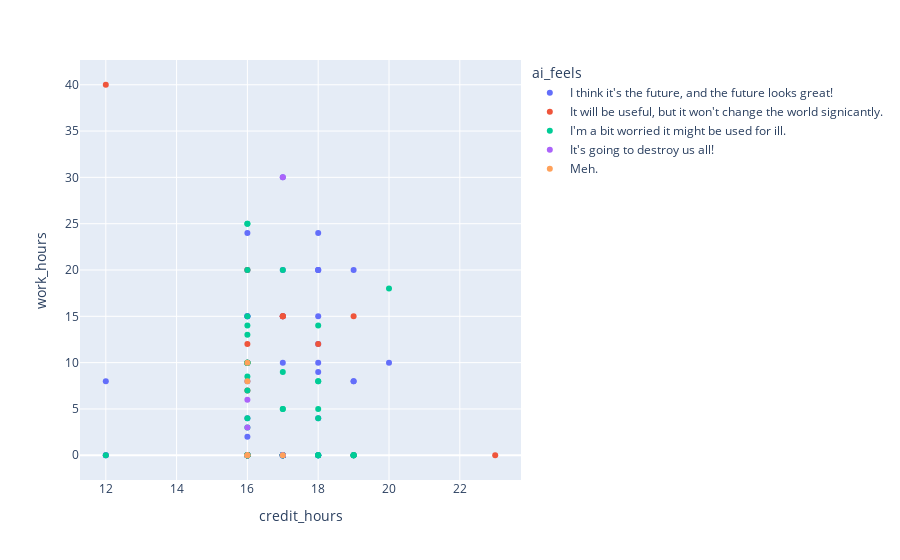

Notebook code for this chart:
### Code cell
px.scatter(data_frame=gtky_nomiss, x = 'credit_hours', y = 'work_hours', color = 'ai_feels')

### Figure 1 — Plotly figure (JSON) as saved in the notebook; plotly's stock layout.template omitted (floating-point values rounded to 4 significant figures)
{"data": [{"hovertemplate": "ai_feels=I think it's the future, and the future looks great!<br>credit_hours=%{x}<br>work_hours=%{y}<extra></extra>", "legendgroup": "I think it's the future, and the future looks great!", "marker": {"color": "#636efa", "symbol": "circle"}, "mode": "markers", "name": "I think it's the future, and the future looks great!", "orientation": "v", "showlegend": true, "type": "scatter", "x": [16, 16, 12, 12, 17, 17, 19, 16, 17, 16, 16, 19, 18, 18, 18, 16, 18, 16, 17, 17, 18, 18, 16, 16, 17, 17, 17, 16, 18, 12, 16, 17, 19, 16, 18, 16, 16, 18, 16, 17, 20, 17, 17, 17, 16, 17, 17, 16, 17, 18, 16, 18, 17, 16, 19, 18, 19, 18, 17, 16, 16, 17, 17, 17, 17, 16, 16], "xaxis": "x", "y": [0, 0, 8, 0, 0, 0, 8, 0, 0, 15, 0, 20, 20, 20, 10, 10, 4, 0, 0, 30, 15, 20, 8, 15, 0, 0, 0, 2, 0, 0, 0, 0, 8, 10, 0, 0, 4, 12, 0, 15, 10, 15, 0, 20, 0, 0, 0, 0, 0, 0, 20, 24, 0, 0, 0, 0, 0, 9, 0, 0, 24, 0, 0, 0, 10, 0, 15], "yaxis": "y"}, {"hovertemplate": "ai_feels=It will be useful, but it won't change the world signicantly.<br>credit_hours=%{x}<br>work_hours=%{y}<extra></extra>", "legendgroup": "It will be useful, but it won't change the world signicantly.", "marker": {"color": "#EF553B", "symbol": "circle"}, "mode": "markers", "name": "It will be useful, but it won't change the world signicantly.", "orientation": "v", "showlegend": true, "type": "scatter", "x": [19, 16, 17, 16, 16, 16, 16, 17, 16, 12, 17, 16, 16, 17, 23, 16, 18, 19, 16, 16, 16], "xaxis": "x", "y": [15, 12, 15, 0, 0, 20, 7, 15, 0, 40, 0, 0, 0, 15, 0, 0, 12, 0, 0, 0, 10], "yaxis": "y"}, {"hovertemplate": "ai_feels=I'm a bit worried it might be used for ill.<br>credit_hours=%{x}<br>work_hours=%{y}<extra></extra>", "legendgroup": "I'm a bit worried it might be used for ill.", "marker": {"color": "#00cc96", "symbol": "circle"}, "mode": "markers", "name": "I'm a bit worried it might be used for ill.", "orientation": "v", "showlegend": true, "type": "scatter", "x": [17, 16, 16, 16, 16, 18, 16, 16, 16, 16, 16, 16, 18, 16, 18, 16, 17, 16, 16, 20, 16, 16, 19, 17, 16, 17, 18, 16, 17, 16, 19, 17, 17, 16, 16, 18, 16, 18, 17, 16, 16, 19, 16, 17, 17, 19, 16, 16, 16, 17, 12, 16, 18, 18, 16], "xaxis": "x", "y": [0, 0, 0, 10, 0, 5, 10, 13, 3, 15, 0, 4, 0, 10, 8, 0, 0, 8.5, 10, 18, 7, 0, 0, 5, 0, 5, 4, 0, 0, 25, 0, 9, 0, 0, 0, 0, 0, 14, 0, 0, 0, 0, 10, 20, 0, 0, 0, 0, 14, 0, 0, 25, 8, 0, 20], "yaxis": "y"}, {"hovertemplate": "ai_feels=It's going to destroy us all!<br>credit_hours=%{x}<br>work_hours=%{y}<extra></extra>", "legendgroup": "It's going to destroy us all!", "marker": {"color": "#ab63fa", "symbol": "circle"}, "mode": "markers", "name": "It's going to destroy us all!", "orientation": "v", "showlegend": true, "type": "scatter", "x": [16, 17, 16, 17, 17, 16], "xaxis": "x", "y": [0, 0, 6, 0, 30, 3], "yaxis": "y"}, {"hovertemplate": "ai_feels=Meh.<br>credit_hours=%{x}<br>work_hours=%{y}<extra></extra>", "legendgroup": "Meh.", "marker": {"color": "#FFA15A", "symbol": "circle"}, "mode": "markers", "name": "Meh.", "orientation": "v", "showlegend": true, "type": "scatter", "x": [16, 16, 16, 17, 16], "xaxis": "x", "y": [0, 10, 8, 0, 0], "yaxis": "y"}], "layout": {"autosize": true, "legend": {"title": {"text": "ai_feels"}, "tracegroupgap": 0}, "margin": {"t": 60}, "xaxis": {"anchor": "y", "autorange": true, "domain": [0, 1], "range": [11.3, 23.7], "title": {"text": "credit_hours"}, "type": "linear"}, "yaxis": {"anchor": "x", "autorange": true, "domain": [0, 1], "range": [-3.097, 43.1], "title": {"text": "work_hours"}, "type": "linear"}}}
